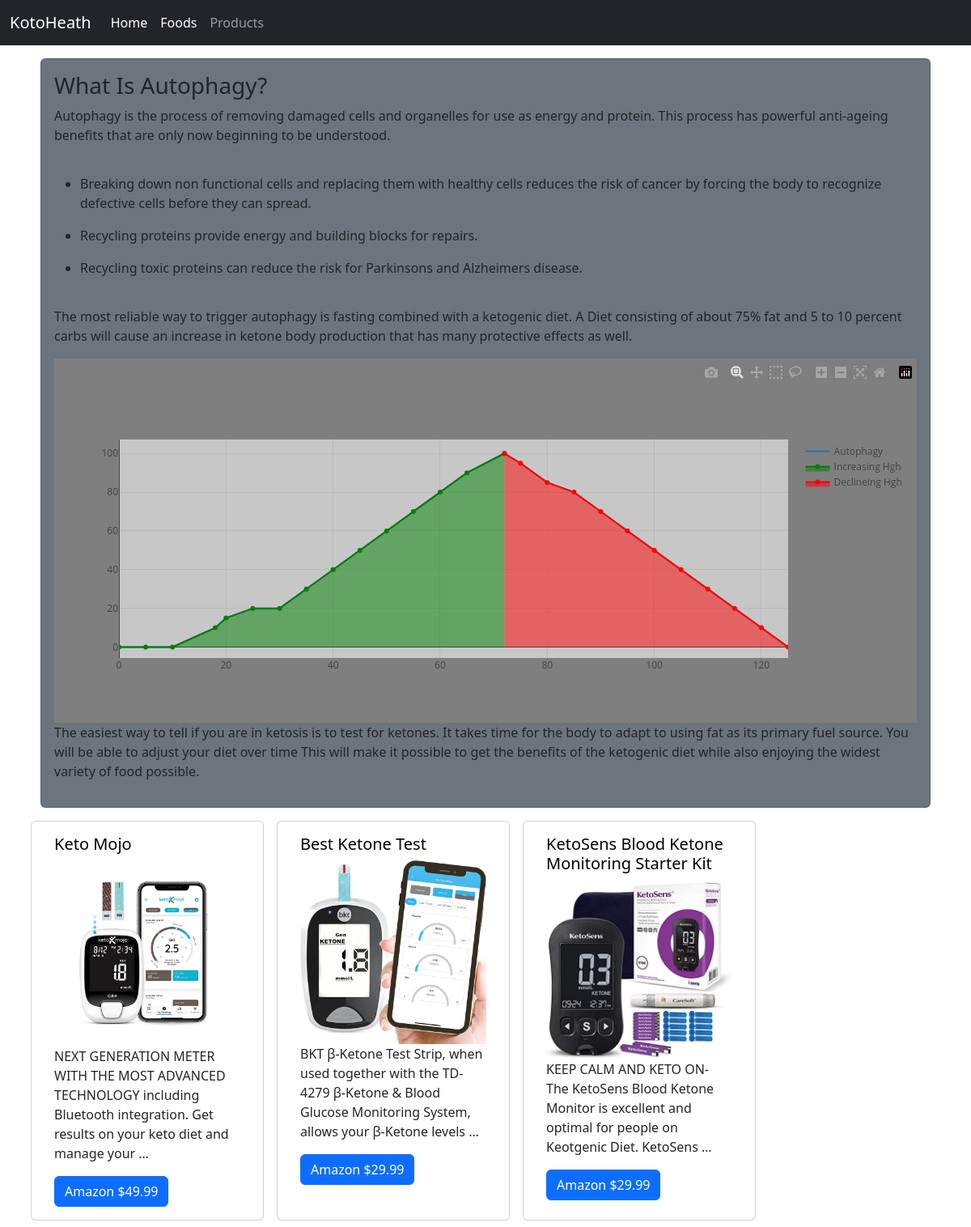
The page /article/what-is-autophagy/ on the database its author committed.
### tracker/models.py (models this page shows, shortened)
class  Article(models.Model):
    title = models.CharField(max_length=300)
    pub_date = models.DateField()
    subtitle = models.CharField(max_length=300 ,null=True, blank=True)
    subtitle2 = models.CharField(max_length=300, null=True, blank=True)
    subtitle3 = models.CharField(max_length=300, null=True, blank=True)
    subtitle4 = models.CharField(max_length=300, null=True, blank=True)
    subtitle5 = models.CharField(max_length=300 ,null=True, blank=True)
    subtitle6 = models.CharField(max_length=300, null=True, blank=True)
    text2=models.TextField(max_length=1000, null=True, blank=True)
    image = models.ImageField()
    text1=models.TextField(max_length=1000, null=True, blank=True)
    text2=models.TextField(max_length=1000, null=True, blank=True)
    text3=models.TextField(max_length=1000, null=True, blank=True)
    text4=models.TextField(max_length=1000, null=True, blank=True)
    text4=models.TextField(max_length=1000, null=True, blank=True)
    text5=models.TextField(max_length=1000, null=True, blank=True)
    text6=models.TextField(max_length=1000, null=True, blank=True)
    text7=models.TextField(max_length=1000,null=True, blank=True)
    text8=models.TextField(max_length=1000,null=True, blank=True)
    text9=models.TextField(max_length=1000,null=True, blank=True)
    text10=models.TextField(max_length=1000,null=True, blank=True)
    text11=models.TextField(max_length=1000, null=True, blank=True)
    text12=models.TextField(max_length=1000,null=True, blank=True)
    text13=models.TextField(max_length=1000,null=True, blank=True)
    text14=models.TextField(max_length=1000,null=True, blank=True)
    text15=models.TextField(max_length=1000,null=True, blank=True)
    slug = models.SlugField(blank=True,null=True)

class Product(models.Model):
    name = models.CharField(max_length=300)
    image = models.ImageField(default='default.jpg', upload_to='product_pics')
    price = models.FloatField()
    articles=models.ManyToManyField(Article, related_name='articles',blank=True)
    link= models.CharField(max_length=300)
    discription=models.TextField(max_length=2000)

### tracker/views.py (the view)
# urls.py: path('article/<slug:slug>/',ArticleDetailView.as_view(), name='article-detail'),
class ArticleDetailView(DetailView):
    model = Article
    def get_context_data(self, **kwargs):
        print(self.object.title)
        if self.object.title=='What is Intermittent fasting?':
            print('fast')
            self.template_name='tracker/fasting.html'
        if self.object.title=='What is Autophagy?':
            self.template_name='tracker/autophagy.html'
        if self.object.title== "What is a Ketogenic Diet?":
            print('test')
            self.template_name='tracker/keto.html'
        context = super(ArticleDetailView, self).get_context_data(**kwargs)
        context['Products'] = Product.objects.filter(articles=self.get_object())
        return context

### tracker/templates/tracker/autophagy.html (shortened to what this page needs)
{% extends "tracker/base.html" %} {% block body %}
<div class="card m-2 bg-secondary" style="">
  <div class="card-body">
    <h3 class="card-title text-capitalize">{{ article.title }}</h3>
    <p class="card-text">{{article.subtitle}}</p>
    <h5 class="card-subtitle text-muted text-capitalize">
    </h5>
    <ul>
      <li>
        <p>{{article.text9}}</p>
      </li>
      <li>
        <p>{{article.text10}}</p>
      </li>
      <li>
        <p>{{article.text11}}</p>
      </li>
    </ul>
    <h5 class="card-subtitle text-muted text-capitalize">
    </h5>
    <p>{{article.text12}}</p>
<div id="autoChart" class="">
</div>
    <p>{{article.text13}}</p>
  </div>
</div>
<div class="row">
  {% for p in Products %}
  <div class="card m-2" style="width: 18rem">
    <div class="card-body">
      <h5 class="card-title">{{ p.name }}</h5>
        <img class="card-img-top" src="{{p.image.url}}" alt="" />
      <p class="card-text">{{p.discription| truncatewords:20}}</p>
      <a class="btn btn-primary" href="{{p.link}}">Amazon ${{p.price}}</a>
    </div>
  </div>
  {% endfor %}
</div>
{% endblock %}

### tracker/static/tracker/css/main.css (style rules this page uses)
h5 { color: black; }

### rows shown on the page
Article: title "What Is Autophagy?", subtitle "Autophagy is the process of removing damaged cells and organelles for use as energy and protein. This process has powerful anti-ageing benefits that are only now beginning to be understood.", text9 "Breaking down non functional cells and replacing them with healthy cells reduces the risk of cancer by forcing the body to recognize defective cells before they can spread.", text10 "Recycling proteins provide energy and building blocks for repairs.", text11 "Recycling toxic proteins can reduce the risk for Parkinsons and Alzheimers disease.", text12 "The most reliable way to trigger autophagy is fasting combined with a ketogenic diet. A Diet consisting of about 75% fat and 5 to 10 percent carbs will cause an increase in ketone body production that has many protective effects as well.", text13 "The easiest way to tell if you are in ketosis is to test for ketones. It takes time for the body to adapt to using fat as its primary fuel source. You will be able to adjust your diet over time This will make it possible to get the benefits of the ketogenic diet while also enjoying the widest variety of food possible."
Product: name "Keto Mojo", image (picture), discription "NEXT GENERATION METER WITH THE MOST ADVANCED TECHNOLOGY including Bluetooth integration. Get results on your keto diet and manage your …", price "49.99"
Product: name "Best Ketone Test", image (picture), discription "BKT β-Ketone Test Strip, when used together with the TD-4279 β-Ketone & Blood Glucose Monitoring System, allows your β-Ketone levels …", price "29.99"
Product: name "KetoSens Blood Ketone Monitoring Starter Kit", image (picture), discription "KEEP CALM AND KETO ON- The KetoSens Blood Ketone Monitor is excellent and optimal for people on Keotgenic Diet. KetoSens …", price "29.99"
